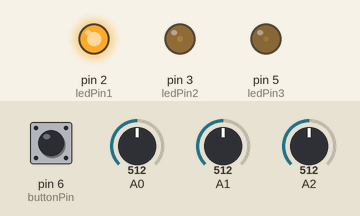
The sketch below on a simulated Arduino Uno, built with avr-gcc and run on an emulated ATmega328P. Parts: output pins drawn as LEDs (lit = HIGH). The inputs (shaded band) are chosen by the test bench; at power-on: A0 = 512, A1 = 512, A2 = 512, pin 6 (buttonPin) HIGH.

Above: at 1.2 s.
1.3 s: A0 set to 495
At 2.4 s:
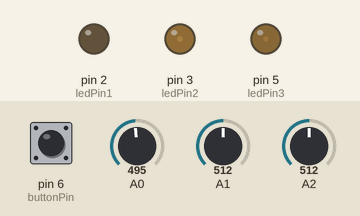
2.8 s: A1 set to 0
At 3.6 s:
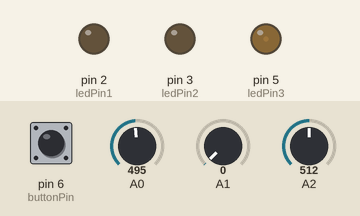
4.3 s: A2 set to 0
At 4.7 s:
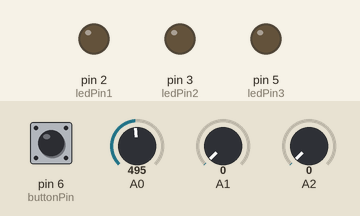
5.8 s: pin 6 (buttonPin) pulled LOW for 0.15 s
At 6.2 s:
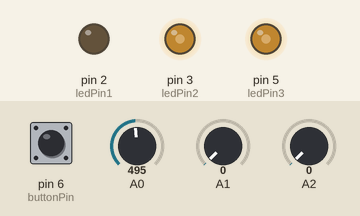
7.4 s: A1 set to 122
Timing chart, 0 to 9.1 s (numbered marks = the images above; inputs shaded):
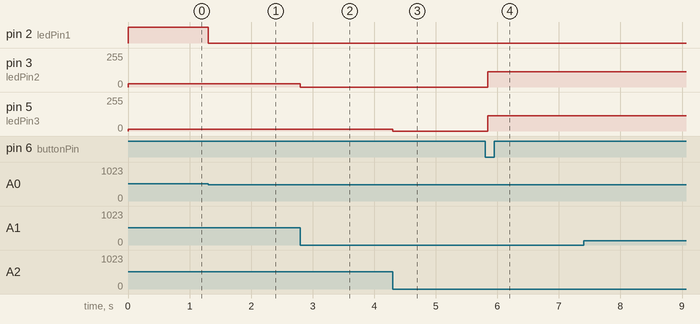

Measured:
- the behaviour switches between 512 and 511 on A0 (found by bisection; images 0 and 1)
- after the input at 1.3 s, pin 2 (ledPin1): HIGH → LOW at once
- after the input at 2.8 s, pin 3 (ledPin2): 25/255 → 0/255 at once
- after the input at 4.3 s, pin 5 (ledPin3): 12/255 → 0/255 at once
- after the input at 5.8 s, pin 3 (ledPin2): 0/255 → 114/255 at once; pin 5 (ledPin3): 0/255 → 115/255 at once

The sketch:

Power_Bill.ino
```cpp
//The Power Bill Code with Distribute Button option

//set the pins for the LEDs and distribute button
const int ledPin1 = 2;
const int ledPin2 = 3;
const int ledPin3 = 5;
const int buttonPin = 6;

//push button state variables
int buttonPushCounter = 0;
int buttonState = 0;
int lastButtonState = 0;

//initializing potentiometer read-in values
int analogValue1 = 0;
int analogValue2 = 0;
int analogValue3 = 0;

//initializing potentiometer out values
int crank1 = 0;
int crank2 = 0;
int crank3 = 0;


void setup() {
  Serial.begin(9600);
  pinMode(ledPin1, OUTPUT);
  pinMode(ledPin2, OUTPUT);
  pinMode(ledPin3, OUTPUT);
  pinMode(buttonPin, INPUT_PULLUP);


}

void loop() {

  //read states of pots and button
  buttonState = digitalRead(buttonPin);
  analogValue1 = analogRead(A0);
  analogValue2 = analogRead(A1);
  analogValue3 = analogRead(A2);

  //if there's been a button press, increment counter
  if (buttonState != lastButtonState) {
    //increment the counter
    if (buttonState == LOW) {
      buttonPushCounter++;

    }
  }
  //otherwise, each crank controls its respective LED, crank2 and 3 are scaled down to be "unfair"
  else {

    crank1 = analogValue1 / 4;
    crank2 = (analogValue2 / 4) * 0.2;
    crank3 = (analogValue3 / 4) * 0.1;

    analogWrite(ledPin1, crank1);
    analogWrite(ledPin2, crank2);
    analogWrite(ledPin3, crank3);
  }
  // save the current state as the last state,
  //for next time through the loop
  lastButtonState = buttonState;


  //if button pressed, "distribute" power evenly to all LEDs
  if (buttonPushCounter == 1) {
    analogWrite(ledPin1, crank1);
    analogWrite(ledPin2, crank1);
    analogWrite(ledPin3, crank1);

  }
  //otherwise, continue allowing individual crank control and reset button counter
  else {
    crank1 = analogValue1 / 4;
    crank2 = (analogValue2 / 4) * 0.2;
    crank3 = (analogValue3 / 4) * 0.1;

    analogWrite(ledPin1, crank1);
    analogWrite(ledPin2, crank2);
    analogWrite(ledPin3, crank3);
    buttonPushCounter = 0;

  }

}
```
